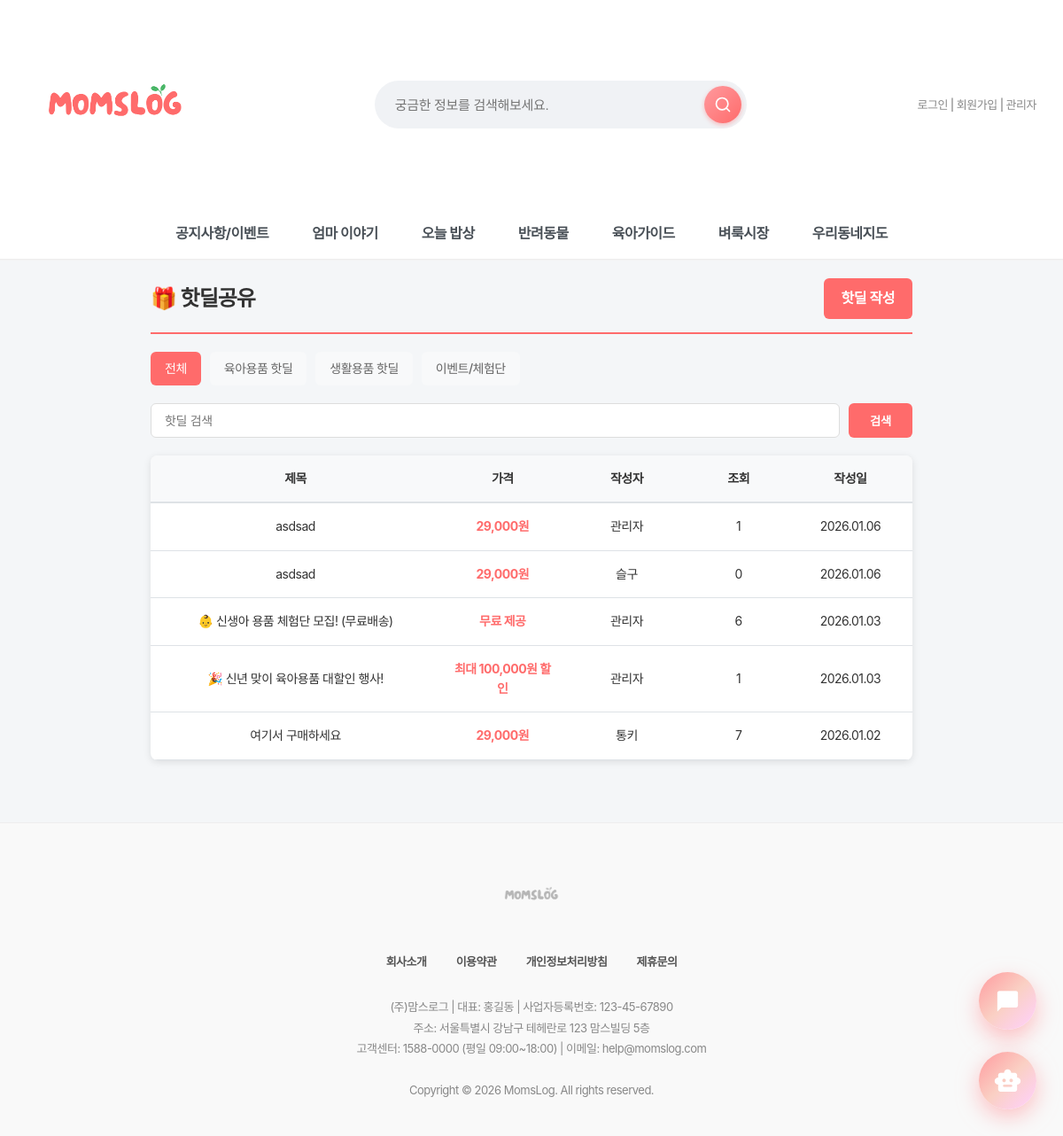
The page /board/hotdeal/ on the database its author committed.
### board/models.py (models this page shows, shortened)
class HotDeal(models.Model):
    CATEGORY_CHOICES = [
        ('all', '전체보기'),
        ('baby', '육아용품 핫딜'),
        ('life', '생활용품 핫딜'),
        ('event', '이벤트/체험단'),
    ]
    REGION_CHOICES = [
        ('seoul', '서울시'),
        ('gyeonggi', '경기도'),
        ('incheon', '인천시'),
        ('daejeon', '대전시'),
        ('daegu', '대구시'),
        ('busan', '부산시'),
        ('gwangju', '광주시'),
        ('ulsan', '울산시'),
        ('sejong', '세종시'),
        ('other', '기타'),
    ]
    title = models.CharField(max_length=200, verbose_name="제목")
    content = models.TextField(verbose_name="내용")
    category = models.CharField(max_length=10, choices=CATEGORY_CHOICES, default='all', verbose_name="카테고리")
    link = models.URLField(blank=True, null=True, verbose_name="상품 링크")
    price = models.CharField(max_length=50, blank=True, null=True, verbose_name="가격")
    author = models.ForeignKey(settings.AUTH_USER_MODEL, on_delete=models.CASCADE, verbose_name="작성자")
    created_at = models.DateTimeField(auto_now_add=True, verbose_name="작성일")
    views = models.IntegerField(default=0, verbose_name="조회수")
    region = models.CharField(max_length=20, choices=REGION_CHOICES, null=True, blank=True, verbose_name="지역")
    district = models.CharField(max_length=50, null=True, blank=True, verbose_name="구/군")
    dong = models.CharField(max_length=50, null=True, blank=True, verbose_name="동/읍/면")
    latitude = models.DecimalField(max_digits=9, decimal_places=6, null=True, blank=True, verbose_name="위도")
    longitude = models.DecimalField(max_digits=9, decimal_places=6, null=True, blank=True, verbose_name="경도")
    comment_count = models.IntegerField(default=0, verbose_name="댓글수")
    bookmark_count = models.IntegerField(default=0, verbose_name="저장수")
    popularity_score = models.FloatField(default=0, verbose_name="인기도 점수")
    is_pinned = models.BooleanField(default=False, verbose_name="운영진 고정")
    pinned_at = models.DateTimeField(null=True, blank=True, verbose_name="고정 시간")
    class Meta:
        verbose_name = '핫딜공유'
        verbose_name_plural = '핫딜공유'
        ordering = ['-created_at']
        indexes = [
            models.Index(fields=['-is_pinned', '-popularity_score', '-created_at']),
            models.Index(fields=['region', '-popularity_score']),
        ]

### accounts/models.py (models this page shows, shortened)
class User(AbstractUser):
    real_name = models.CharField("이름", max_length=30)
    nickname = models.CharField("닉네임", max_length=30, unique=True)
    jumin = models.CharField("주민번호", max_length=20)  # 000000-0000000
    phone = models.CharField("휴대폰 번호", max_length=20)
    email = models.EmailField("이메일", max_length=254)
    address = models.CharField("주소", max_length=200, blank=True, null=True)
    address_detail = models.CharField("상세주소", max_length=200, blank=True, null=True)
    point = models.PositiveIntegerField("포인트", default=0)
    grade = models.CharField("회원 등급", max_length=10, choices=GRADE_CHOICES, default="start")
    GENDER_CHOICES = [
        ('M', '남자'),
        ('F', '여자'),
    ]
    gender = models.CharField("성별", max_length=1, choices=GENDER_CHOICES, default='F')
    has_children = models.BooleanField("자녀 유무", default=False)
    CHILD_STAGE_CHOICES = [
        ("kindergarten", "유치원"),
        ("elementary", "초등학생"),
        ("middle", "중학생"),
        ("high", "고등학생"),
        ("adult", "성인"),
        ("other", "기타"),
    ]
    children_stages = models.JSONField("자녀 학령(복수)", default=list, blank=True)
    terms_agreed = models.BooleanField("약관 동의", default=False)

### board/views.py (the view)
# urls.py: path('hotdeal/', views.hotdeal_list, name='hotdeal_list'),  # 목록
def hotdeal_list(request):
    from .models import HotDeal
    from django.db.models import Q
    category = request.GET.get('category', 'all')
    search_query = request.GET.get('search', '')
    if category and category != 'all':
        posts = HotDeal.objects.filter(category=category).order_by('-created_at')
    else:
        posts = HotDeal.objects.all().order_by('-created_at')
    if search_query:
        posts = posts.filter(
            Q(title__icontains=search_query) | Q(content__icontains=search_query)
        )
    print(f"DEBUG hotdeal_list: Total posts count = {posts.count()}", flush=True)
    print(f"DEBUG hotdeal_list: Posts = {[p.title for p in posts]}", flush=True)
    per_page = 10
    paginator = Paginator(posts, per_page)
    page = request.GET.get('page', 1)
    page_obj = paginator.get_page(page)
    print(f"DEBUG hotdeal_list: page_obj count = {page_obj.paginator.count}", flush=True)
    print(f"DEBUG hotdeal_list: page_obj list = {[p.title for p in page_obj]}", flush=True)
    context = {
        'posts': page_obj,
        'category': category,
        'search_query': search_query,
    }
    return render(request, 'board/hotdeal_list.html', context)

### quests/context_processors.py (called while the page is built, shortened)
def today_quest(request):
    if not request.user.is_authenticated:
        return {
            "today_quest": None,
            "grade_progress": None,
        }

### board/templates/board/hotdeal_list.html (shortened to what this page needs)
{% extends 'base.html' %}
{% load static %}
{% block content %}
<div class="hotdeal-container">
    <div class="hotdeal-header">
        <h2>🎁 핫딜공유</h2>
        <a href="{% url 'board:hotdeal_create' %}" class="hotdeal-create-btn">핫딜 작성</a>
    </div>
    <div class="category-tabs">
        <a href="{% url 'board:hotdeal_list' %}" class="category-tab {% if category == 'all' %}active{% endif %}">전체</a>
        <a href="?category=baby" class="category-tab {% if category == 'baby' %}active{% endif %}">육아용품 핫딜</a>
        <a href="?category=life" class="category-tab {% if category == 'life' %}active{% endif %}">생활용품 핫딜</a>
        <a href="?category=event" class="category-tab {% if category == 'event' %}active{% endif %}">이벤트/체험단</a>
    </div>
    <div class="search-box">
        <form method="get">
            <input type="text" name="search" placeholder="핫딜 검색" value="{{ search_query|default:'' }}">
            <button type="submit">검색</button>
        </form>
    </div>
    {% if posts %}
    <table class="hotdeal-table">
        <thead>
            <tr>
                <th style="width: 35%;">제목</th>
                <th style="width: 15%;">가격</th>
                <th style="width: 15%;">작성자</th>
                <th style="width: 12%;">조회</th>
                <th style="width: 15%;">작성일</th>
            </tr>
        </thead>
        <tbody>
            {% for post in posts %}
            <tr>
                <td class="hotdeal-title" data-label="제목">
                    <a href="{% url 'board:hotdeal_detail' post.pk %}">{{ post.title }}</a>
                </td>
                <td class="price-tag" data-label="가격">{{ post.price|default:"문의" }}</td>
                <td data-label="작성자">{{ post.author.nickname }}</td>
                <td data-label="조회">{{ post.views }}</td>
                <td data-label="작성일">{{ post.created_at|date:"Y.m.d" }}</td>
            </tr>
            {% endfor %}
        </tbody>
    </table>
    {% else %}
    <div class="no-results">
        <p>등록된 핫딜이 없습니다.</p>
    </div>
    {% endif %}
</div>
{% endblock %}

### static/css/style.css (style rules this page uses)
body { font-family: "Pretendard Variable", "Pretendard", -apple-system, BlinkMacSystemFont, system-ui, Roboto, "Helvetica Neue", "Segoe UI", "Apple SD Gothic Neo", "Noto Sans KR", "Malgun Gothic", "Apple Color Emoji", "Segoe UI Emoji", "Segoe UI Symbol", sans-serif; margin: 0; padding: 0; background-color: #f4f6f8; color: #333; line-height: 1.6; letter-spacing: -0.5px; -webkit-font-smoothing: antialiased; -moz-osx-font-smoothing: grayscale; }
h1, h2, h3, h4, h5, h6 { font-weight: 700; letter-spacing: -1px; margin-top: 0; }
button, input, select, textarea { font-family: "Pretendard Variable", "Pretendard", sans-serif; letter-spacing: -0.3px; }
a { text-decoration: none; color: inherit; transition: all 0.3s ease; }
button { font-family: 'Pretendard', sans-serif; }

### static/css/mobile.css (style rules this page uses)
* { box-sizing: border-box; }

### static/css/darkmode.css (style rules this page uses)
body, header, .main-nav, .card, input, textarea, select, button, table { transition: background-color 0.3s ease, color 0.3s ease, border-color 0.3s ease; }

### static/css/premium-finish.css (style rules this page uses)
* { --transition-fast: 0.2s; --transition-normal: 0.3s; --transition-slow: 0.5s; --ease-spring: cubic-bezier(0.23, 1, 0.320, 1); --ease-smooth: cubic-bezier(0.25, 0.46, 0.45, 0.94); }

### static/css/chatbot.css (style rules this page uses)
:root { --primary-gradient: linear-gradient(135deg, #FF9A9E 0%, #FAD0C4 50%, #FFD1FF 100%); --glass-bg: rgba(255, 255, 255, 0.85); --glass-border: 1px solid rgba(255, 255, 255, 0.5); --shadow-xl: 0 20px 40px rgba(0, 0, 0, 0.1), 0 10px 20px rgba(0, 0, 0, 0.05); --text-dark: #2d3436; }
body { font-family: 'Pretendard', sans-serif; }

### main/templates/base.html (style rules this page uses)
* { font-family: "Pretendard", -apple-system, BlinkMacSystemFont, system-ui, Roboto, "Helvetica Neue", "Segoe UI", "Apple SD Gothic Neo", "Noto Sans KR", "Malgun Gothic", "Apple Color Emoji", "Segoe UI Emoji", "Segoe UI Symbol", sans-serif; }

### board/templates/board/hotdeal_list.html (style rules this page uses)
.hotdeal-container { max-width: 900px; margin: 0 auto; padding: 20px; }
.hotdeal-header { display: flex; justify-content: space-between; align-items: center; margin-bottom: 20px; padding-bottom: 15px; border-bottom: 2px solid #ff6b6b; }
.hotdeal-header h2 { margin: 0; font-size: 24px; font-weight: 700; color: #333; }
.hotdeal-create-btn { padding: 10px 20px; background: #ff6b6b; color: white; text-decoration: none; border-radius: 6px; font-weight: 600; transition: .2s; margin-left: auto; }
.category-tabs { display: flex; gap: 10px; margin-bottom: 20px; flex-wrap: wrap; }
.category-tab { padding: 8px 16px; background: #f8f9fa; color: #666; text-decoration: none; border-radius: 6px; font-size: 14px; font-weight: 500; transition: .2s; }
.category-tab.active { background: #ff6b6b; color: white; }
.search-box { margin-bottom: 20px; }
.search-box form { display: flex; gap: 10px; }
.search-box input { flex: 1; padding: 10px 15px; border: 1px solid #ddd; border-radius: 6px; font-size: 14px; }
.search-box button { padding: 10px 24px; background: #ff6b6b; color: white; border: none; border-radius: 6px; font-weight: 600; cursor: pointer; transition: .2s; }
.hotdeal-table { width: 100%; border-collapse: collapse; background: white; border-radius: 8px; overflow: hidden; box-shadow: 0 2px 8px rgba(0,0,0,0.1); }
.hotdeal-table thead { background: #f8f9fa; }
.hotdeal-table th { padding: 15px; text-align: center; font-weight: bold; border-bottom: 2px solid #dee2e6; font-size: 14px; }
.hotdeal-table td { padding: 15px; border-bottom: 1px solid #dee2e6; text-align: center; font-size: 14px; }
.hotdeal-title { text-align: left; }
.hotdeal-title a { color: #333; text-decoration: none; display: block; overflow: hidden; text-overflow: ellipsis; white-space: nowrap; }
.price-tag { color: #ff6b6b; font-weight: bold; }

### rows shown on the page
HotDeal: title "asdsad", price "29,000원", author.nickname "관리자", views "1", created_at "2026.01.06"
HotDeal: title "asdsad", price "29,000원", author.nickname "슬구", views "0", created_at "2026.01.06"
HotDeal: title "👶 신생아 용품 체험단 모집! (무료배송)", price "무료 제공", author.nickname "관리자", views "6", created_at "2026.01.03"
HotDeal: title "🎉 신년 맞이 육아용품 대할인 행사!", price "최대 100,000원 할인", author.nickname "관리자", views "1", created_at "2026.01.03"
HotDeal: title "여기서 구매하세요", price "29,000원", author.nickname "통키", views "7", created_at "2026.01.02"
